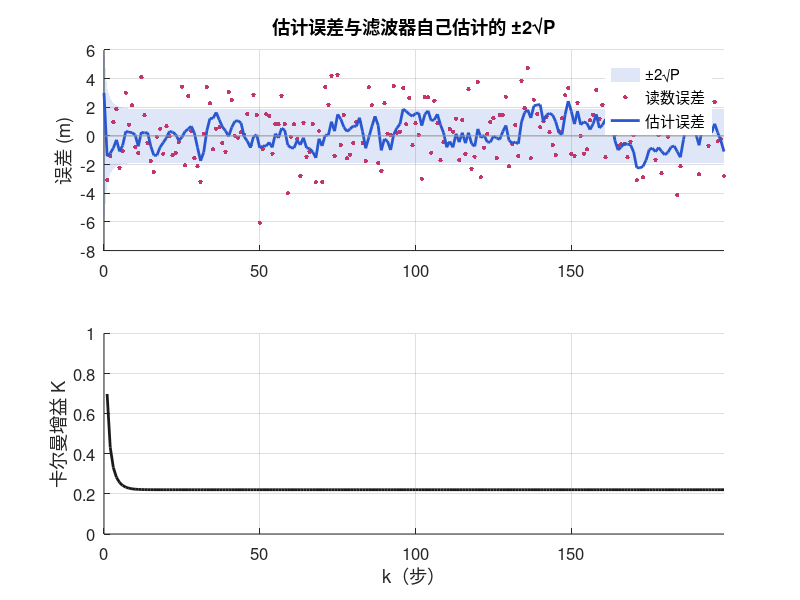

Write MATLAB code to recreate this figure.
% 和第 1 课同一辆小车
N = 200; dt = 1; u = 1;
Q = 0.5^2; R = 2^2;

x_true = zeros(1, N);
for k = 2:N
    x_true(k) = x_true(k-1) + u*dt + sqrt(Q)*randn;
end
z = x_true + sqrt(R)*randn(1, N);   % z(1) 不用，第一次读数在 k = 1

% 卡尔曼滤波
x_hat = zeros(1, N); P = zeros(1, N); K = zeros(1, N);
% 初始化：给定初始估计和初始误差方差（MATLAB 下标 1 对应 k = 0）
x0_hat = 3; P0 = 3^2;             % 真实起点是 0，我们猜 3 m，并承认可能差 3 m 左右
x_hat(1) = x0_hat; P(1) = P0;     % 对起点一无所知时，把 P0 设得很大（比如 1e6）
for k = 2:N
    % 预测
    x_pred = x_hat(k-1) + u*dt;                 % ① 往前推一步
    P_pred = P(k-1) + Q;                        % ② 不确定性变大
    % 更新
    K(k) = P_pred / (P_pred + R);               % ③ 算卡尔曼增益
    x_hat(k) = x_pred + K(k) * (z(k) - x_pred); % ④ 用读数修正
    P(k) = (1 - K(k)) * P_pred;                 % ⑤ 不确定性变小
end

fprintf('卡尔曼滤波 RMSE = %.2f m\n', sqrt(mean((x_hat - x_true).^2)));
fprintf('传感器读数 RMSE = %.2f m\n', sqrt(mean((z - x_true).^2)));
fprintf('最后的增益 K = %.3f\n', K(end));

% 画图：颜色和网页一致，蓝 = 估计，红 = 读数
cEst = [0.16 0.34 0.81]; cObs = [0.76 0.21 0.42];
t = 0:N-1;
figure('Color', 'w', 'Position', [100 100 780 560]);
subplot(2, 1, 1); hold on;
fill([t, fliplr(t)], [2*sqrt(P), fliplr(-2*sqrt(P))], cEst, 'FaceAlpha', 0.15, 'EdgeColor', 'none');
plot(t(2:end), z(2:end) - x_true(2:end), '.', 'Color', cObs, 'MarkerSize', 10);
plot(t, x_hat - x_true, '-', 'Color', cEst, 'LineWidth', 2);
plot([0 N-1], [0 0], '-', 'Color', [.6 .6 .6], 'HandleVisibility', 'off');
hold off; grid on; box off; set(gca, 'FontSize', 12); xlim([0 N-1]);
legend('±2√P', '读数误差', '估计误差', 'Location', 'northeast', 'Box', 'off');
ylabel('误差 (m)'); title('估计误差与滤波器自己估计的 ±2√P');
subplot(2, 1, 2);
plot(t(2:end), K(2:end), '-', 'Color', [.1 .1 .1], 'LineWidth', 2);
grid on; box off; set(gca, 'FontSize', 12); xlim([0 N-1]); ylim([0 1]);
ylabel('卡尔曼增益 K'); xlabel('k（步）');
